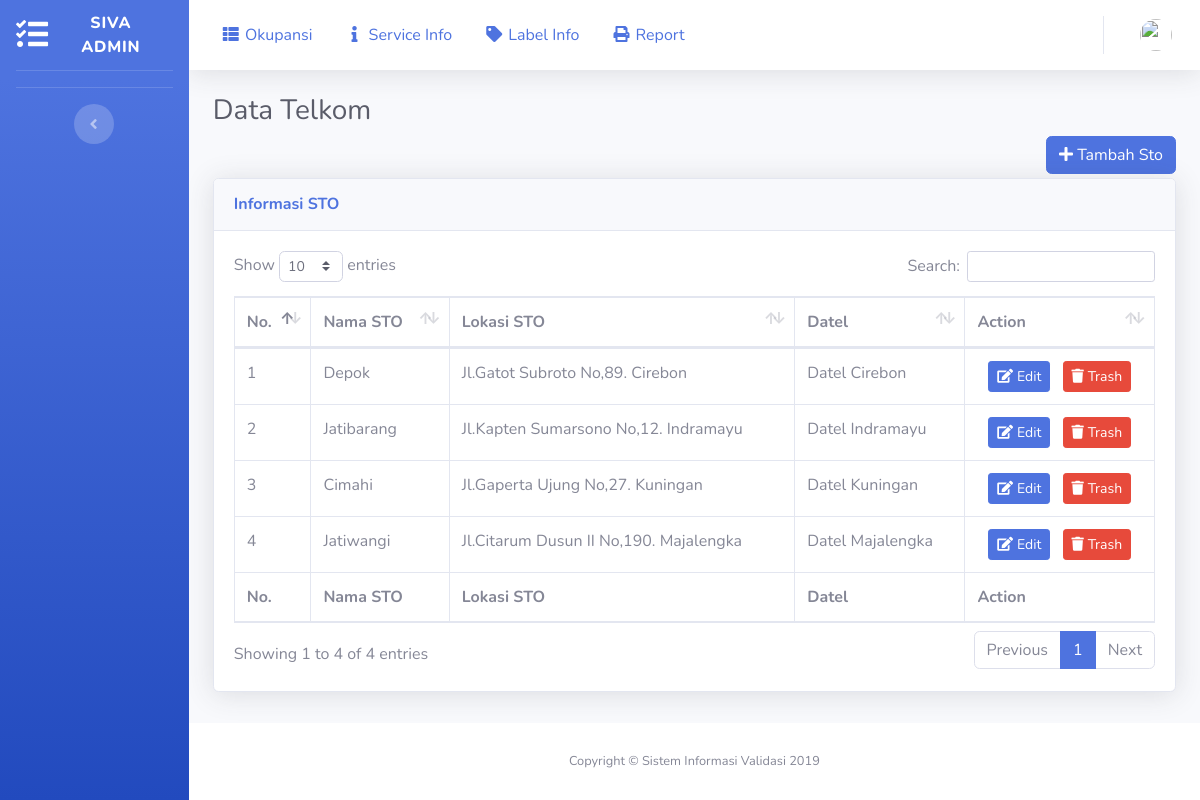
Screenshot of /index.php/admin/sto with the database file from the repository.
### tables this page shows
CREATE TABLE `sto` (
  `id_sto` int(11) NOT NULL AUTO_INCREMENT,
  `nm_sto` varchar(100) NOT NULL,
  `lokasi` varchar(100) NOT NULL,
  `id_datel` int(11) NOT NULL,
  PRIMARY KEY (`id_sto`)
);

CREATE TABLE `datel` (
  `id_datel` int(11) NOT NULL AUTO_INCREMENT,
  `nm_datel` varchar(50) NOT NULL,
  `lokasi` varchar(100) NOT NULL,
  `kakandatel` varchar(50) NOT NULL,
  `status` varchar(30) NOT NULL,
  PRIMARY KEY (`id_datel`)
);

### application/controllers/Admin.php (called while the page is built, shortened)
<?php
class Admin extends CI_Controller
{
    public function __construct()
    {
        $this->load->model('Admin_model');
        $this->load->library('Googlemaps');
    }
    public function sto()
    {
        $data['title'] = 'STO';
        $email = $this->session->userdata('email');
        $data['user'] = $this->Admin_model->getUserByMail($email);
        $data['sto'] = $this->Admin_model->getStoJoinDatel();
        $this->load->view('templates/header', $data);
        $this->load->view('templates/sidebar', $data);
        $this->load->view('templates/topbar', $data);
        $this->load->view('admin/sto', $data);
        $this->load->view('templates/footer');
    }
}

### index.php (called while the page is built, shortened)
<?php
require_once BASEPATH.'core/CodeIgniter.php';

### application/models/Admin_model.php (called while the page is built, shortened)
<?php
class Admin_model extends CI_Model
{
    public function getStoJoinDatel()
    {
       $this->db->select('*');
       $this->db->from('datel');
       $this->db->join('sto', 'sto.id_datel = datel.id_datel');
       return $this->db->get()->result_array();
    }
}

### application/views/admin/sto.php (the view, shortened to what this page needs)
<div class="container-fluid">
    <h1 class="h3 mb-2 text-gray-800">Data Telkom</h1>
    <div class="row">
        <div class="col">
            <button type="button" class="btn btn-primary tambahSto float-right mb-1" data-toggle="modal" data-target="#tambahData"><i class="fa fa-plus"></i>
                Tambah Sto
            </button>
        </div>
    </div>
    <div class="card shadow mb-4">
        <div class="card-header py-3">
            <h6 class="m-0 font-weight-bold text-primary">Informasi STO</h6>
        </div>
        <div class="card-body">
            <div class="table-responsive">
                <table class="table table-bordered" id="dataTable" width="100%" cellspacing="0">
                    <thead>
                        <tr>
                            <th>No.</th>
                            <th>Nama STO</th>
                            <th>Lokasi STO</th>
                            <th>Datel</th>
                            <th>Action</th>
                        </tr>
                    </thead>
                    <tfoot>
                        <tr>
                            <th>No.</th>
                            <th>Nama STO</th>
                            <th>Lokasi STO</th>
                            <th>Datel</th>
                            <th>Action</th>
                        </tr>
                    </tfoot>
                    <tbody>
                        <?php $i = 1; ?>
                        <?php foreach ($sto as $row) : ?>
                        <tr>
                            <td><?= $i; ?></td>
                            <td><?= $row['nm_sto'] ?></td>
                            <td><?= $row['lokasi'] ?></td>
                            <td><?= $row['nm_datel'] ?></td>
                            <td class="text-center">
                                <a href="javascript:" class="btn btn-sm btn-primary mr-2 modalEditSto" id="modalEditSto" data-toggle="modal" data-target="#tambahData" data-id="<?= $row['id_sto'];?>" data-url="<?= base_url('admin/getStoByIdJson?id='.$row['id_sto']);?>"><span class="fa fa-edit mr-1"></span>Edit</a>
                                <a href="<?= base_url('admin/delete_sto?id=') . $row['id_sto'] ?>" class="btn btn-sm btn-danger delete"><span class="fa fa-trash mr-1"></span>Trash</a></td>
                        </tr>
                        <?php $i++; ?>
                        <?php endforeach; ?>
                    </tbody>
                </table>
            </div>
        </div>
    </div>
</div>
</div>

### rows the page displays
sto: nm_sto "Depok", lokasi "Jl.Gatot Subroto No,89. Cirebon", id_datel.nm_datel "Datel Cirebon"
sto: nm_sto "Jatibarang", lokasi "Jl.Kapten Sumarsono No,12. Indramayu", id_datel.nm_datel "Datel Indramayu"
sto: nm_sto "Cimahi", lokasi "Jl.Gaperta Ujung No,27. Kuningan", id_datel.nm_datel "Datel Kuningan"
sto: nm_sto "Jatiwangi", lokasi "Jl.Citarum Dusun II No,190. Majalengka", id_datel.nm_datel "Datel Majalengka"
